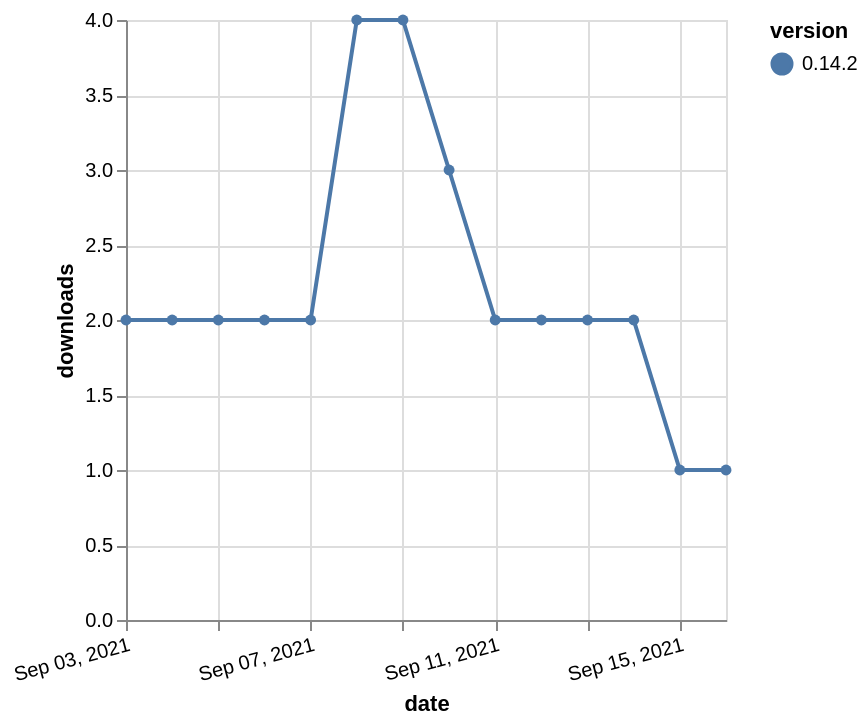

Specify this chart in Vega-Lite:
### Vega-Lite specification from a JSON file in a GitHub repository (floating-point values rounded to 4 significant figures)
{"$schema": "https://vega.github.io/schema/vega-lite/v5.json", "description": "A simple bar chart with embedded data.", "data": {"values": [{"date": "2021-09-03", "total": 445, "delta": 2, "version": "0.14.2"}, {"date": "2021-09-04", "total": 447, "delta": 2, "version": "0.14.2"}, {"date": "2021-09-05", "total": 449, "delta": 2, "version": "0.14.2"}, {"date": "2021-09-06", "total": 451, "delta": 2, "version": "0.14.2"}, {"date": "2021-09-07", "total": 453, "delta": 2, "version": "0.14.2"}, {"date": "2021-09-08", "total": 457, "delta": 4, "version": "0.14.2"}, {"date": "2021-09-09", "total": 461, "delta": 4, "version": "0.14.2"}, {"date": "2021-09-10", "total": 464, "delta": 3, "version": "0.14.2"}, {"date": "2021-09-11", "total": 466, "delta": 2, "version": "0.14.2"}, {"date": "2021-09-12", "total": 468, "delta": 2, "version": "0.14.2"}, {"date": "2021-09-13", "total": 470, "delta": 2, "version": "0.14.2"}, {"date": "2021-09-14", "total": 472, "delta": 2, "version": "0.14.2"}, {"date": "2021-09-15", "total": 473, "delta": 1, "version": "0.14.2"}, {"date": "2021-09-16", "total": 474, "delta": 1, "version": "0.14.2"}]}, "width": "container", "mark": {"type": "line", "point": {"filled": true}}, "encoding": {"x": {"field": "date", "type": "temporal", "timeUnit": "yearmonthdate", "title": "date", "axis": {"labelAngle": -15}}, "y": {"field": "delta", "type": "quantitative", "title": "downloads"}, "color": {"field": "version", "type": "nominal"}, "tooltip": {"field": "delta"}}}
